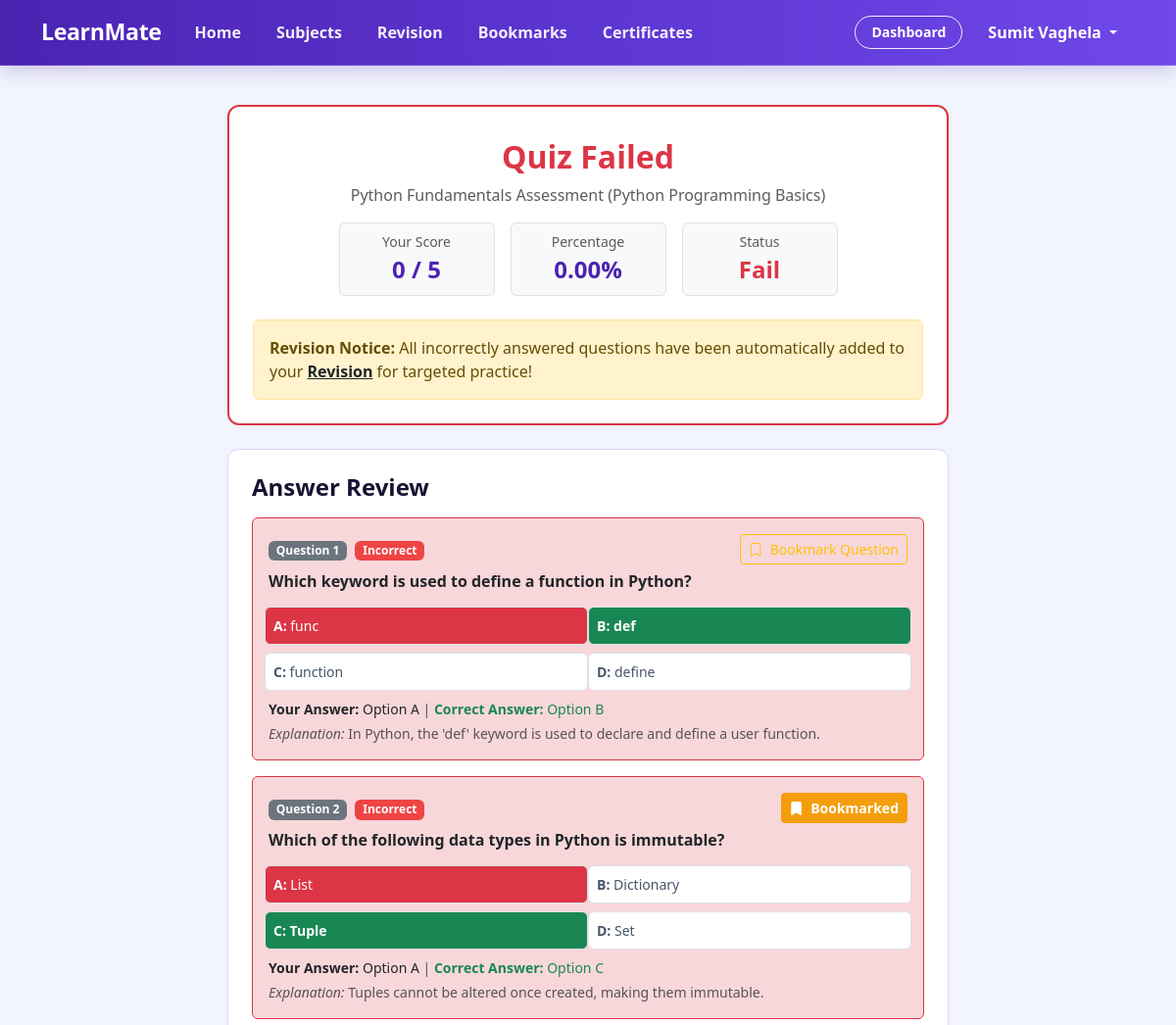
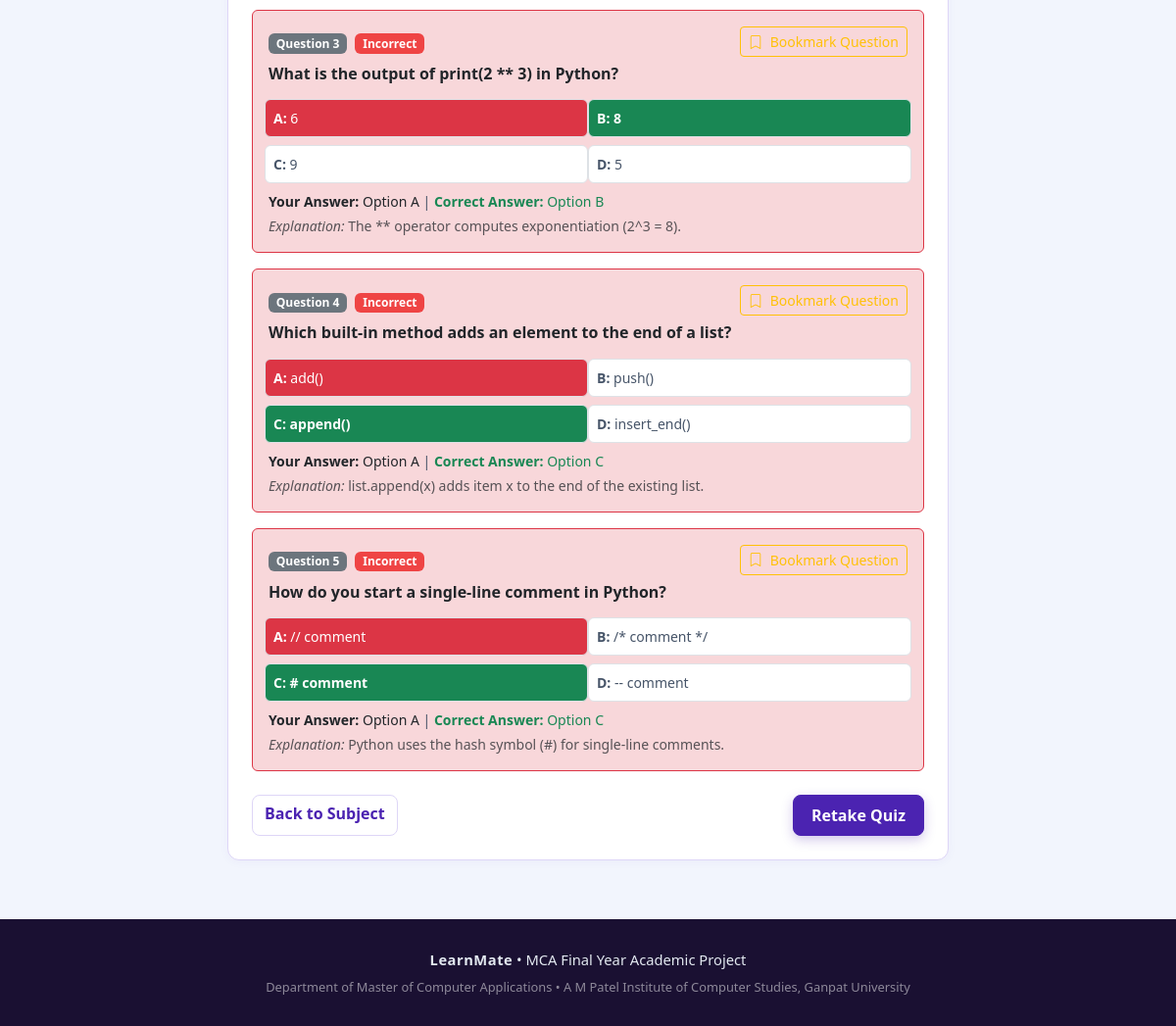
The page /quiz/result/6/ (signed in) on the database its author committed (2 pictures, top to bottom).
### main_app/models.py (models this page shows, shortened)
class QuizResult(models.Model):
    result_id = models.AutoField(primary_key=True)
    attempt = models.OneToOneField(QuizAttempt, on_delete=models.CASCADE, related_name='result')
    student = models.ForeignKey(User, on_delete=models.CASCADE, related_name='quiz_results')
    quiz = models.ForeignKey(Quiz, on_delete=models.CASCADE)
    score = models.IntegerField()
    total_marks = models.IntegerField()
    percentage = models.DecimalField(max_digits=5, decimal_places=2)
    result_status = models.CharField(max_length=20, default='Pass')
    result_date = models.DateTimeField(auto_now_add=True)
    class Meta:
        db_table = 'quiz_result'
        verbose_name = 'Quiz Result'
        verbose_name_plural = 'Quiz Results'

class Quiz(models.Model):
    quiz_id = models.AutoField(primary_key=True)
    subject = models.ForeignKey(Subject, on_delete=models.CASCADE, related_name='quizzes')
    quiz_title = models.CharField(max_length=150)
    total_questions = models.IntegerField(default=5)
    passing_marks = models.IntegerField(default=3)
    created_by = models.ForeignKey(User, on_delete=models.CASCADE)
    created_at = models.DateTimeField(auto_now_add=True)
    class Meta:
        db_table = 'quiz'
        verbose_name = 'Quiz'
        verbose_name_plural = 'Quizzes'

class Subject(models.Model):
    subject_id = models.AutoField(primary_key=True)
    subject_name = models.CharField(max_length=100)
    description = models.TextField()
    image = models.ImageField(upload_to='subjects/', null=True, blank=True, help_text="Upload subject cover image")
    image_url = models.URLField(max_length=500, null=True, blank=True, help_text="Or paste direct web image URL")
    created_by = models.ForeignKey(User, on_delete=models.CASCADE, related_name='subjects_created')
    created_at = models.DateTimeField(auto_now_add=True)
    class Meta:
        db_table = 'subject'
        verbose_name = 'Subject'
        verbose_name_plural = 'Subjects'

class QuizAnswer(models.Model):
    answer_id = models.AutoField(primary_key=True)
    attempt = models.ForeignKey(QuizAttempt, on_delete=models.CASCADE, related_name='student_answers')
    question = models.ForeignKey(QuizQuestion, on_delete=models.CASCADE)
    selected_answer = models.CharField(max_length=10) # 'A', 'B', 'C', or 'D'
    is_correct = models.BooleanField(default=False)
    class Meta:
        db_table = 'quiz_answer'
        verbose_name = 'Quiz Answer'
        verbose_name_plural = 'Quiz Answers'

class QuizQuestion(models.Model):
    ANSWER_CHOICES = (
        ('A', 'Option A'),
        ('B', 'Option B'),
        ('C', 'Option C'),
        ('D', 'Option D'),
    )
    question_id = models.AutoField(primary_key=True)
    quiz = models.ForeignKey(Quiz, on_delete=models.CASCADE, related_name='questions')
    question_text = models.TextField()
    option_a = models.CharField(max_length=255)
    option_b = models.CharField(max_length=255)
    option_c = models.CharField(max_length=255)
    option_d = models.CharField(max_length=255)
    correct_answer = models.CharField(max_length=1, choices=ANSWER_CHOICES, help_text="Select correct option (A/B/C/D)")
    explanation = models.TextField(blank=True, null=True, help_text="Explanation for student revision")
    class Meta:
        db_table = 'quiz_question'
        verbose_name = 'Quiz Question'
        verbose_name_plural = 'Quiz Questions'

### main_app/views.py (the view)
# urls.py: path('quiz/result/<int:result_id>/', views.quiz_result_view, name='quiz_result'),
@login_required
def quiz_result_view(request, result_id):
    result = get_object_or_404(QuizResult, result_id=result_id, student=request.user)
    answers = QuizAnswer.objects.filter(attempt=result.attempt).select_related('question')
    certificate = Certificate.objects.filter(student=request.user, subject=result.quiz.subject).first()
    bookmarked_question_ids = list(Bookmark.objects.filter(
        student=request.user, question__isnull=False
    ).values_list('question_id', flat=True))
    context = {
        'result': result,
        'answers': answers,
        'certificate': certificate,
        'bookmarked_question_ids': bookmarked_question_ids,
    }
    return render(request, 'student/quiz_result.html', context)

### templates/student/quiz_result.html (shortened to what this page needs)
{% extends 'base.html' %}
{% block content %}
<div class="container py-3">
    <div class="row justify-content-center">
        <div class="col-lg-8">
            <div class="custom-card p-4 text-center mb-4 border-2 {% if result.result_status == 'Pass' %}border-success{% else %}border-danger{% endif %}">
                <div class="mb-3">
                    {% if result.result_status == 'Pass' %}
                                                <h2 class="fw-bold text-success mt-2">Congratulations! You Passed</h2>
                    {% else %}
                                                <h2 class="fw-bold text-danger mt-2">Quiz Failed</h2>
                    {% endif %}
                    <p class="text-muted">{{ result.quiz.quiz_title }} ({{ result.quiz.subject.subject_name }})</p>
                </div>
                <div class="row g-3 justify-content-center mb-4">
                    <div class="col-4 col-md-3">
                        <div class="p-2 border rounded bg-light">
                            <span class="d-block text-muted small">Your Score</span>
                            <strong class="fs-4 text-primary">{{ result.score }} / {{ result.total_marks }}</strong>
                        </div>
                    </div>
                    <div class="col-4 col-md-3">
                        <div class="p-2 border rounded bg-light">
                            <span class="d-block text-muted small">Percentage</span>
                            <strong class="fs-4 text-primary">{{ result.percentage }}%</strong>
                        </div>
                    </div>
                    <div class="col-4 col-md-3">
                        <div class="p-2 border rounded bg-light">
                            <span class="d-block text-muted small">Status</span>
                            <strong class="fs-4 {% if result.result_status == 'Pass' %}text-success{% else %}text-danger{% endif %}">
                                {{ result.result_status }}
                            </strong>
                        </div>
                    </div>
                </div>
                {% if result.score < result.total_marks %}
                <div class="alert alert-warning text-start mt-3 mb-0">
                                        <strong>Revision Notice:</strong> All incorrectly answered questions have been automatically added to your
                    <a href="{% url 'revision_hub' %}?subject_id={{ result.quiz.subject.subject_id }}" class="fw-bold text-dark text-decoration-underline">Revision</a> for targeted practice!
                </div>
                {% endif %}
            </div>
            <div class="custom-card p-4">
                <h4 class="fw-bold mb-3">Answer Review</h4>
                {% for ans in answers %}
                <div class="border rounded p-3 mb-3 {% if ans.is_correct %}bg-success-subtle border-success{% else %}bg-danger-subtle border-danger{% endif %}">
                    <div class="d-flex justify-content-between align-items-center mb-2 flex-wrap gap-2">
                        <div>
                            <span class="badge bg-secondary me-1">Question {{ forloop.counter }}</span>
                            {% if ans.is_correct %}
                                <span class="badge bg-success">Correct</span>
                            {% else %}
                                <span class="badge bg-danger">Incorrect</span>
                            {% endif %}
                        </div>
                        <button class="btn btn-sm bookmark-toggle-btn {% if ans.question.question_id in bookmarked_question_ids %}btn-warning{% else %}btn-outline-warning{% endif %} py-1 px-2"
                                data-type="question" data-id="{{ ans.question.question_id }}"
                                data-label-active="Bookmarked" data-label-inactive="Bookmark Question"
                                title="Bookmark this question for review">
                            <i class="bi {% if ans.question.question_id in bookmarked_question_ids %}bi-bookmark-fill{% else %}bi-bookmark{% endif %} me-1"></i>
                            <span>{% if ans.question.question_id in bookmarked_question_ids %}Bookmarked{% else %}Bookmark Question{% endif %}</span>
                        </button>
                    </div>
                    <h6 class="fw-bold text-dark">{{ ans.question.question_text }}</h6>
                    <div class="row g-2 small mt-2">
                        <div class="col-md-6 p-2 border rounded {% if ans.question.correct_answer == 'A' %}bg-success text-white fw-bold{% elif ans.selected_answer == 'A' %}bg-danger text-white{% else %}bg-white{% endif %}">
                            <strong>A:</strong> {{ ans.question.option_a }}
                        </div>
                        <div class="col-md-6 p-2 border rounded {% if ans.question.correct_answer == 'B' %}bg-success text-white fw-bold{% elif ans.selected_answer == 'B' %}bg-danger text-white{% else %}bg-white{% endif %}">
                            <strong>B:</strong> {{ ans.question.option_b }}
                        </div>
                        <div class="col-md-6 p-2 border rounded {% if ans.question.correct_answer == 'C' %}bg-success text-white fw-bold{% elif ans.selected_answer == 'C' %}bg-danger text-white{% else %}bg-white{% endif %}">
                            <strong>C:</strong> {{ ans.question.option_c }}
                        </div>
                        <div class="col-md-6 p-2 border rounded {% if ans.question.correct_answer == 'D' %}bg-success text-white fw-bold{% elif ans.selected_answer == 'D' %}bg-danger text-white{% else %}bg-white{% endif %}">
                            <strong>D:</strong> {{ ans.question.option_d }}
                        </div>
                    </div>
                    <div class="mt-2 small">
                        <span class="text-dark"><strong>Your Answer:</strong> Option {{ ans.selected_answer|default:"None" }}</span> |
                        <span class="text-success"><strong>Correct Answer:</strong> Option {{ ans.question.correct_answer }}</span>
                        {% if ans.question.explanation %}
                        <p class="text-muted mt-1 mb-0"><em>Explanation:</em> {{ ans.question.explanation }}</p>
                        {% endif %}
                    </div>
                </div>
                {% endfor %}
                <div class="d-flex justify-content-between mt-4">
                    <a href="{% url 'course_detail' result.quiz.subject.subject_id %}" class="btn btn-outline-secondary">
                        Back to Subject
                    </a>
                    <a href="{% url 'take_quiz' result.quiz.quiz_id %}" class="btn btn-primary">
                        Retake Quiz
                    </a>
                </div>
            </div>
        </div>
    </div>
</div>
{% endblock %}

### templates/base.html (shortened to what this page needs)
{% load static %}
<!DOCTYPE html>
<html lang="en">
<head>
    <link href="https://cdn.jsdelivr.net/npm/bootstrap@5.3.0/dist/css/bootstrap.min.css" rel="stylesheet">
    <link rel="stylesheet" href="https://cdn.jsdelivr.net/npm/bootstrap-icons@1.11.3/font/bootstrap-icons.min.css">
    <link rel="stylesheet" href="{% static 'css/style.css' %}?v=8.0">
</head>
<body>
    <nav class="navbar navbar-expand-lg navbar-custom sticky-top">
        <div class="container">
            <a class="navbar-brand" href="{% url 'home' %}">
                LearnMate
            </a>
            <div class="collapse navbar-collapse" id="navbarMain">
                <ul class="navbar-nav me-auto mb-2 mb-lg-0">
                    <li class="nav-item">
                        <a class="nav-link {% if request.resolver_match.url_name == 'home' %}active{% endif %}"
                            href="{% url 'home' %}">Home</a>
                    </li>
                    <li class="nav-item">
                        <a class="nav-link {% if request.resolver_match.url_name == 'courses' or request.resolver_match.url_name == 'course_detail' %}active{% endif %}"
                            href="{% url 'courses' %}">Subjects</a>
                    </li>
                    {% if user.is_authenticated and not user.profile.role == 'admin' %}
                    <li class="nav-item">
                        <a class="nav-link {% if request.resolver_match.url_name == 'revision_hub' %}active{% endif %}"
                            href="{% url 'revision_hub' %}">
                            Revision
                        </a>
                    </li>
                    <li class="nav-item">
                        <a class="nav-link {% if request.resolver_match.url_name == 'bookmarks_list' %}active{% endif %}"
                            href="{% url 'bookmarks_list' %}">
                            Bookmarks
                        </a>
                    </li>
                    <li class="nav-item">
                        <a class="nav-link {% if request.resolver_match.url_name == 'certificates_list' %}active{% endif %}"
                            href="{% url 'certificates_list' %}">
                            Certificates
                        </a>
                    </li>
                    {% endif %}
                </ul>
                <ul class="navbar-nav ms-auto align-items-center">
                    {% if user.is_authenticated %}
                    {% if user.profile.role == 'admin' or user.is_superuser %}
                    <li class="nav-item me-2">
                        <a class="btn btn-sm btn-outline-primary" href="{% url 'admin_dashboard' %}">
                            Admin Panel
                        </a>
                    </li>
                    {% else %}
                    <li class="nav-item me-2">
                        <a class="btn btn-sm btn-outline-primary" href="{% url 'dashboard' %}">
                            Dashboard
                        </a>
                    </li>
                    {% endif %}
                    <li class="nav-item dropdown">
                        <a class="nav-link dropdown-toggle font-weight-bold" href="#" id="userMenu" role="button"
                            data-bs-toggle="dropdown">
                            {{ user.first_name|default:user.username }}
                        </a>
                    </li>
                    {% endif %}
                </ul>
            </div>
        </div>
    </nav>
    <main class="py-4">
        {% block content %}{% endblock %}
    </main>
    <footer>
        <div class="container text-center">
            <div class="mb-2">
                <span class="fw-bold" style="letter-spacing: 0.5px;">LearnMate</span> • MCA Final Year Academic Project
            </div>
            <div class="small text-white-50">
                Department of Master of Computer Applications • A M Patel Institute of Computer Studies, Ganpat
                University
            </div>
        </div>
    </footer>
</body>
</html>

### rows shown on the page
QuizResult: quiz.quiz_title "Python Fundamentals Assessment", quiz.subject.subject_name "Python Programming Basics", score "0", total_marks "5", percentage "0.00", result_status "Fail"
QuizAnswer: is_correct "Incorrect", shows "Bookmark Question", question.question_text "Which keyword is used to define a function in Python?", question.option_a "func", question.option_b "def", question.option_c "function", question.option_d "define", selected_answer "A", question.correct_answer "B", question.explanation "In Python, the 'def' keyword is used to declare and define a user function."
QuizAnswer: is_correct "Incorrect", shows "Bookmarked", question.question_text "Which of the following data types in Python is immutable?", question.option_a "List", question.option_b "Dictionary", question.option_c "Tuple", question.option_d "Set", selected_answer "A", question.correct_answer "C", question.explanation "Tuples cannot be altered once created, making them immutable."
QuizAnswer: is_correct "Incorrect", shows "Bookmark Question", question.question_text "What is the output of print(2 ** 3) in Python?", question.option_a "6", question.option_b "8", question.option_c "9", question.option_d "5", selected_answer "A", question.correct_answer "B", question.explanation "The ** operator computes exponentiation (2^3 = 8)."
QuizAnswer: is_correct "Incorrect", shows "Bookmark Question", question.question_text "Which built-in method adds an element to the end of a list?", question.option_a "add()", question.option_b "push()", question.option_c "append()", question.option_d "insert_end()", selected_answer "A", question.correct_answer "C", question.explanation "list.append(x) adds item x to the end of the existing list."
QuizAnswer: is_correct "Incorrect", shows "Bookmark Question", question.question_text "How do you start a single-line comment in Python?", question.option_a "// comment", question.option_b "/* comment */", question.option_c "# comment", question.option_d "-- comment", selected_answer "A", question.correct_answer "C", question.explanation "Python uses the hash symbol (#) for single-line comments."

### other values the page prints
{{ user.first_name|default:user.username }} "Sumit Vaghela"
